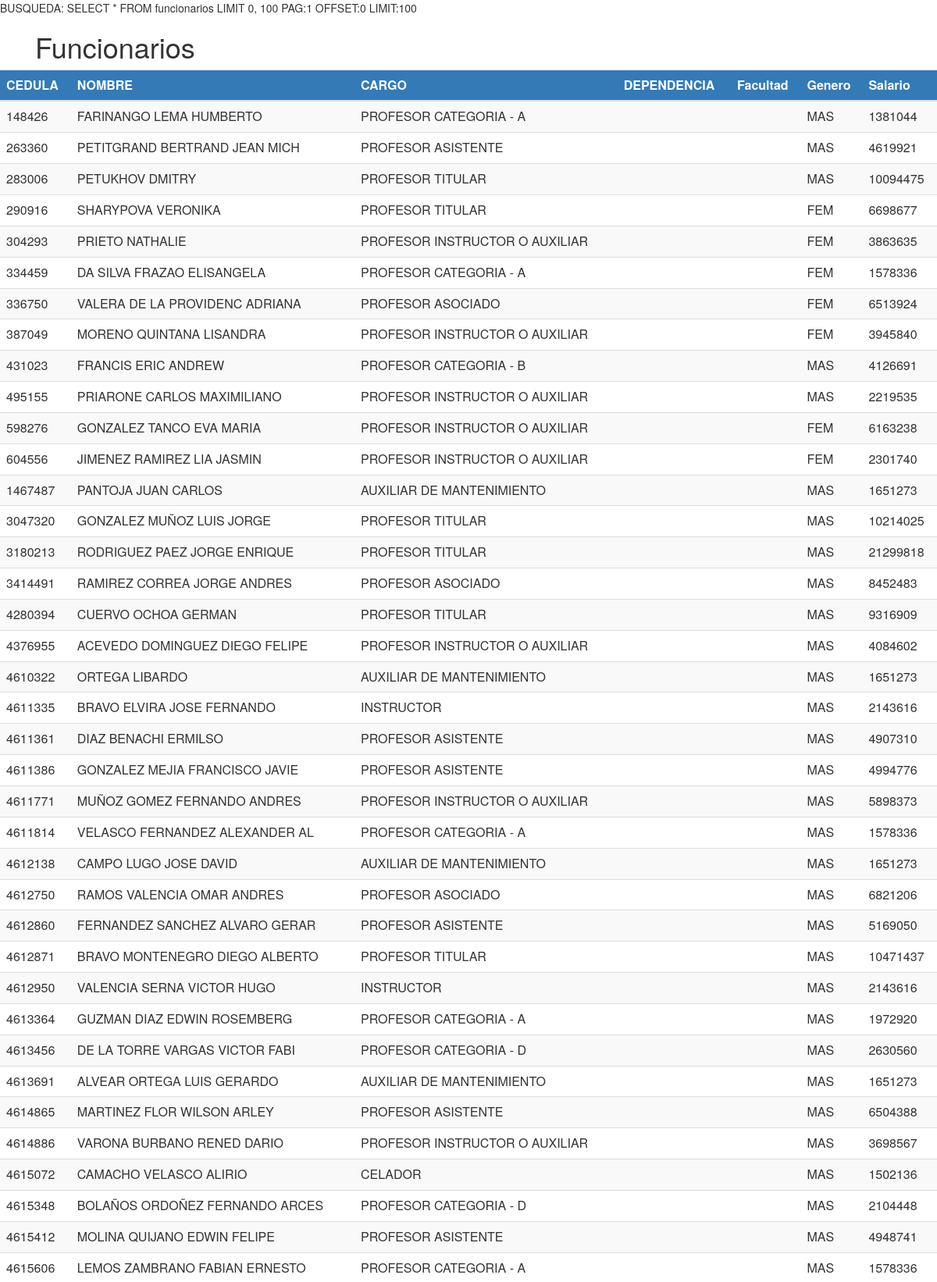
/logic/paginacion2.php (upper part), run on the app's committed database.
### tables this page shows
CREATE TABLE `funcionarios` (
  `Cedula` int(11) NOT NULL,
  `Nombre` varchar(30) NOT NULL,
  `Cargo` varchar(30) NOT NULL,
  `Dependencia` int(11) NOT NULL,
  `Genero` varchar(20) NOT NULL,
  `Salario` int(30) NOT NULL,
  `Estado` varchar(20) NOT NULL
);

### logic/paginacion.php (the view, shortened to what this page needs)
<?php
    include("../conexion.php");
    $limit=100;
    if(isset($_GET['pag'])) {
        $pag = $_GET['pag'];
    } else {
        $pag = 1;
    }
    $offset=($pag-1)*$limit;
    echo 'BUSQUEDA: '."SELECT * FROM funcionarios LIMIT $offset, $limit".' PAG:'.$pag.' OFFSET:'.$offset.' LIMIT:'.$limit;
    $busqueda = $conectar->query("SELECT * FROM funcionarios ORDER BY Cedula LIMIT $offset, $limit");
    $busquedaTotal = $conectar->query("SELECT * FROM funcionarios");
    $total=$busquedaTotal->num_rows;
    $tabla = '';
    while($fila = $busqueda->fetch_assoc()){
        $tabla .= '<tr>
                        <td>'.$fila['Cedula'].'</td>
                        <td>'.$fila['Nombre'].'</td>
                        <td>'.$fila['Cargo'].'</td>
                        <td>'.$fila['Departamento'].'</td>
                        <td>'.$fila['Facultad'].'</td>
                        <td>'.$fila['Genero'].'</td>
                        <td>'.$fila['Salario'].'</td>
                    </tr>';
    }
    $tabla .= '<tr><td class="text-center" colspan="4">';
        $totalpag = ceil($total/$limit);
        $links = array();
        for($i=1; $i<=$totalpag; $i++){
            $links[] = '<a style="border:solid 1px blue; padding-left:.6%; padding-right:.6%; padding-top:.25%; padding-bottom:.25%;" href="?pag='.$i.'" class="btn btn-primary">'.$i.'</a>';
        }
        $tabla .= implode(" ", $links);
    $tabla .= ' </td>
                </tr>';
?>

### logic/paginacion2.php (shortened to what this page needs)
<?php
include('paginacion.php');
?>
<!DOCTYPE html>
<html lang="en">
<head>
    <link rel="stylesheet" href="https://maxcdn.bootstrapcdn.com/bootstrap/3.3.7/css/bootstrap.min.css">
</head>
<body>
    <header>
        <div class="container">
            <div class="col-md-12">
                <h1>Funcionarios</h1>
            </div>
    </header>
    <section>
        <table class="table table-striped table-hover">
            <thead>
                <tr class="bg-primary">
                    <th>CEDULA</th>
                    <th>NOMBRE</th>
                    <th>CARGO</th>
                    <th>DEPENDENCIA</th>
                    <th>Facultad</th>
                    <th>Genero</th>
                    <th>Salario</th>
                </tr>
            </thead>
            <tbody>
                <?php echo $tabla; ?>
            </tbody>
        </table>
    </section>
</body>
</html>

### data on the page
funcionarios: Cedula "148426", Nombre "FARINANGO LEMA HUMBERTO", Cargo "PROFESOR CATEGORIA - A", Genero "MAS", Salario "1381044"
funcionarios: Cedula "263360", Nombre "PETITGRAND BERTRAND JEAN MICH", Cargo "PROFESOR ASISTENTE", Genero "MAS", Salario "4619921"
funcionarios: Cedula "283006", Nombre "PETUKHOV DMITRY", Cargo "PROFESOR TITULAR", Genero "MAS", Salario "10094475"
funcionarios: Cedula "290916", Nombre "SHARYPOVA VERONIKA", Cargo "PROFESOR TITULAR", Genero "FEM", Salario "6698677"
funcionarios: Cedula "304293", Nombre "PRIETO NATHALIE", Cargo "PROFESOR INSTRUCTOR O AUXILIAR", Genero "FEM", Salario "3863635"
funcionarios: Cedula "334459", Nombre "DA SILVA FRAZAO ELISANGELA", Cargo "PROFESOR CATEGORIA - A", Genero "FEM", Salario "1578336"
funcionarios: Cedula "336750", Nombre "VALERA DE LA PROVIDENC ADRIANA", Cargo "PROFESOR ASOCIADO", Genero "FEM", Salario "6513924"
funcionarios: Cedula "387049", Nombre "MORENO QUINTANA LISANDRA", Cargo "PROFESOR INSTRUCTOR O AUXILIAR", Genero "FEM", Salario "3945840"
funcionarios: Cedula "431023", Nombre "FRANCIS ERIC ANDREW", Cargo "PROFESOR CATEGORIA - B", Genero "MAS", Salario "4126691"
funcionarios: Cedula "495155", Nombre "PRIARONE CARLOS MAXIMILIANO", Cargo "PROFESOR INSTRUCTOR O AUXILIAR", Genero "MAS", Salario "2219535"
funcionarios: Cedula "598276", Nombre "GONZALEZ TANCO EVA MARIA", Cargo "PROFESOR INSTRUCTOR O AUXILIAR", Genero "FEM", Salario "6163238"
funcionarios: Cedula "604556", Nombre "JIMENEZ RAMIREZ LIA JASMIN", Cargo "PROFESOR INSTRUCTOR O AUXILIAR", Genero "FEM", Salario "2301740"
funcionarios: Cedula "1467487", Nombre "PANTOJA JUAN CARLOS", Cargo "AUXILIAR DE MANTENIMIENTO", Genero "MAS", Salario "1651273"
funcionarios: Cedula "3047320", Nombre "GONZALEZ MUÑOZ LUIS JORGE", Cargo "PROFESOR TITULAR", Genero "MAS", Salario "10214025"
funcionarios: Cedula "3180213", Nombre "RODRIGUEZ PAEZ JORGE ENRIQUE", Cargo "PROFESOR TITULAR", Genero "MAS", Salario "21299818"
funcionarios: Cedula "3414491", Nombre "RAMIREZ CORREA JORGE ANDRES", Cargo "PROFESOR ASOCIADO", Genero "MAS", Salario "8452483"
funcionarios: Cedula "4280394", Nombre "CUERVO OCHOA GERMAN", Cargo "PROFESOR TITULAR", Genero "MAS", Salario "9316909"
funcionarios: Cedula "4376955", Nombre "ACEVEDO DOMINGUEZ DIEGO FELIPE", Cargo "PROFESOR INSTRUCTOR O AUXILIAR", Genero "MAS", Salario "4084602"
funcionarios: Cedula "4610322", Nombre "ORTEGA LIBARDO", Cargo "AUXILIAR DE MANTENIMIENTO", Genero "MAS", Salario "1651273"
funcionarios: Cedula "4611335", Nombre "BRAVO ELVIRA JOSE FERNANDO", Cargo "INSTRUCTOR", Genero "MAS", Salario "2143616"
funcionarios: Cedula "4611361", Nombre "DIAZ BENACHI ERMILSO", Cargo "PROFESOR ASISTENTE", Genero "MAS", Salario "4907310"
funcionarios: Cedula "4611386", Nombre "GONZALEZ MEJIA FRANCISCO JAVIE", Cargo "PROFESOR ASISTENTE", Genero "MAS", Salario "4994776"
funcionarios: Cedula "4611771", Nombre "MUÑOZ GOMEZ FERNANDO ANDRES", Cargo "PROFESOR INSTRUCTOR O AUXILIAR", Genero "MAS", Salario "5898373"
funcionarios: Cedula "4611814", Nombre "VELASCO FERNANDEZ ALEXANDER AL", Cargo "PROFESOR CATEGORIA - A", Genero "MAS", Salario "1578336"
funcionarios: Cedula "4612138", Nombre "CAMPO LUGO JOSE DAVID", Cargo "AUXILIAR DE MANTENIMIENTO", Genero "MAS", Salario "1651273"
funcionarios: Cedula "4612750", Nombre "RAMOS VALENCIA OMAR ANDRES", Cargo "PROFESOR ASOCIADO", Genero "MAS", Salario "6821206"
funcionarios: Cedula "4612860", Nombre "FERNANDEZ SANCHEZ ALVARO GERAR", Cargo "PROFESOR ASISTENTE", Genero "MAS", Salario "5169050"
funcionarios: Cedula "4612871", Nombre "BRAVO MONTENEGRO DIEGO ALBERTO", Cargo "PROFESOR TITULAR", Genero "MAS", Salario "10471437"
funcionarios: Cedula "4612950", Nombre "VALENCIA SERNA VICTOR HUGO", Cargo "INSTRUCTOR", Genero "MAS", Salario "2143616"
funcionarios: Cedula "4613364", Nombre "GUZMAN DIAZ EDWIN ROSEMBERG", Cargo "PROFESOR CATEGORIA - A", Genero "MAS", Salario "1972920"
funcionarios: Cedula "4613456", Nombre "DE LA TORRE VARGAS VICTOR FABI", Cargo "PROFESOR CATEGORIA - D", Genero "MAS", Salario "2630560"
funcionarios: Cedula "4613691", Nombre "ALVEAR ORTEGA LUIS GERARDO", Cargo "AUXILIAR DE MANTENIMIENTO", Genero "MAS", Salario "1651273"
funcionarios: Cedula "4614865", Nombre "MARTINEZ FLOR WILSON ARLEY", Cargo "PROFESOR ASISTENTE", Genero "MAS", Salario "6504388"
funcionarios: Cedula "4614886", Nombre "VARONA BURBANO RENED DARIO", Cargo "PROFESOR INSTRUCTOR O AUXILIAR", Genero "MAS", Salario "3698567"
funcionarios: Cedula "4615072", Nombre "CAMACHO VELASCO ALIRIO", Cargo "CELADOR", Genero "MAS", Salario "1502136"
funcionarios: Cedula "4615348", Nombre "BOLAÑOS ORDOÑEZ FERNANDO ARCES", Cargo "PROFESOR CATEGORIA - D", Genero "MAS", Salario "2104448"
funcionarios: Cedula "4615412", Nombre "MOLINA QUIJANO EDWIN FELIPE", Cargo "PROFESOR ASISTENTE", Genero "MAS", Salario "4948741"
funcionarios: Cedula "4615606", Nombre "LEMOS ZAMBRANO FABIAN ERNESTO", Cargo "PROFESOR CATEGORIA - A", Genero "MAS", Salario "1578336"

### other printed values
$offset "0"
$limit "100"
$pag "1"
